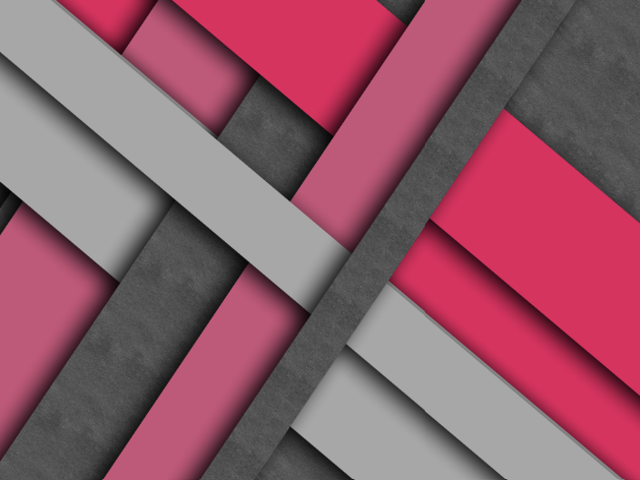
#> input picture fin/abstract_lines.png, 640 x 480 px
$ python task6.py
#> lines starting #> are read from the running program, lines starting #| are printed output that depends on the picture; after the words box and inside, x2 and y2 are one past the last pixel; in counts of white or black regions, pixels touching at a corner belong together
import cv2 as cv
import numpy as np

# 1. Read the image into your program,
img = cv.imread("abstract_lines.png")
#> img is the input picture: shape (480, 640, 3); mean B, G, R 106.6, 91.4, 144.8
img = cv.cvtColor(img, cv.COLOR_BGR2GRAY)
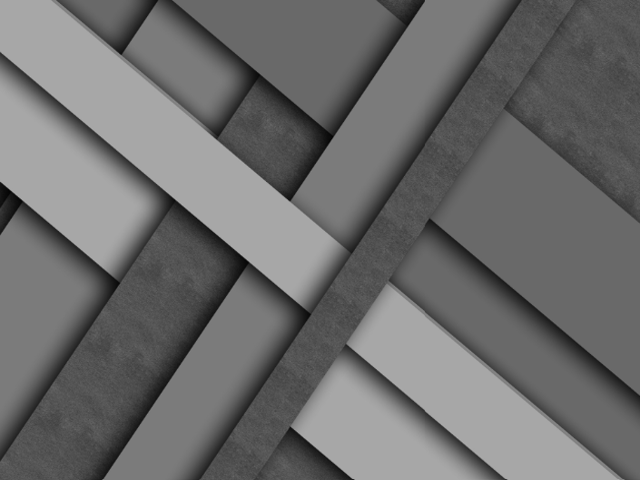
#> img: shape (480, 640); min 3, max 175, mean 109
# 2. apply the Canny edge detector with parameters min=150 and max=500,
edges = cv.Canny(img, 150, 500, apertureSize=3)
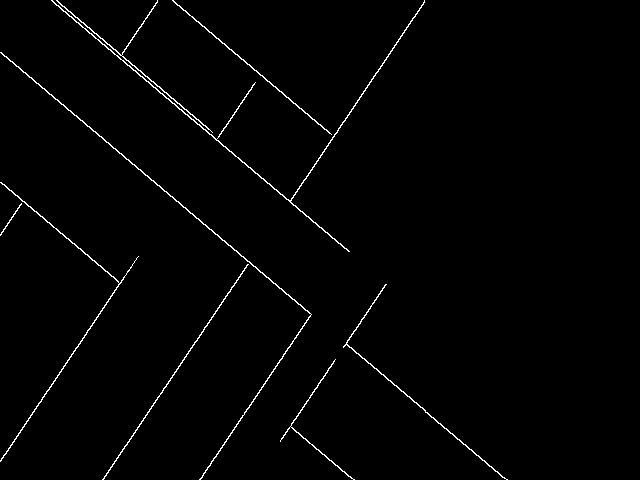
#> edges: shape (480, 640); 1.3% white in thin lines or dots, all inside (x1, y1, x2, y2) = (0, 0, 508, 480)
# 3. apply the HoughLines algorithm with a resolution of 5.0 deg for theta. and a resolution of 3.0 for rho. Set the threshold parameter to 100.
lines = cv.HoughLines(edges, 3.0, np.pi / 180 / 5.0, 100)
#> lines = 97 rows, first 8: [39, 2.27], [-33, 2.27], [42, 2.27], [36, 2.28], [-36, 2.28], [-39, 2.29], [258, 0.593], [354, 0.597]

# Only preserve the line that degree is between 30 and 60
lines = [line for line in lines if 30 < line[0][1] / np.pi * 180 < 60]
#> lines = 36 items, first 6: [[258, 0.593]], [[354, 0.597]], [[351, 0.59]], [[255, 0.583]], [[351, 0.604]], [[432, 0.586]]

# Print the number of lines detected
print(len(lines))
#| 36

# Draw the lines on the image
for line in lines:
    rho, theta = line[0]
    a = np.cos(theta)
    b = np.sin(theta)
    x0 = rho * a
    y0 = rho * b
    x1 = int(x0 + 1000 * -b)
    y1 = int(y0 + 1000 * a)
    x2 = int(x0 - 1000 * -b)
    y2 = int(y0 - 1000 * a)
    cv.line(img, (x1, y1), (x2, y2), (0, 0, 255), 2)
#> this loop made 36 passes
#> (rho, theta, a, b, x0, y0, x1, y1) on passes 1 to 12: (258, 0.593, 0.829, 0.559, 213.9, 144.3, -345, 973), (354, 0.597, 0.827, 0.562, 292.8, 199, -269, 1026), (351, 0.59, 0.831, 0.556, 291.7, 195.3, -264, 1026), (255, 0.583, 0.835, 0.55, 212.9, 140.4, -337, 975), (351, 0.604, 0.823, 0.568, 288.9, 199.3, -278, 1022), (432, 0.586, 0.833, 0.553, 359.8, 239.1, -193, 1071), (261, 0.607, 0.821, 0.571, 214.3, 149, -356, 970), (435, 0.6, 0.825, 0.565, 358.9, 245.8, -206, 1070), (252, 0.576, 0.839, 0.545, 211.3, 137.2, -333, 975), (477, 0.583, 0.835, 0.55, 398.2, 262.6, -152, 1097), (357, 0.611, 0.819, 0.574, 292.4, 204.8, -281, 1023), (348, 0.576, 0.839, 0.545, 291.9, 189.5, -252, 1028)
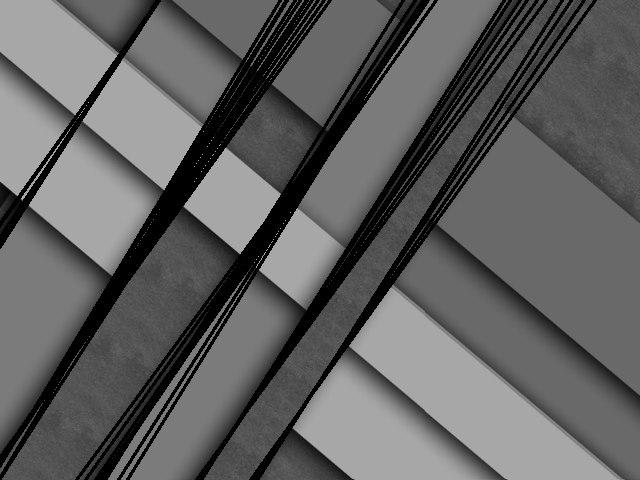
#> img: shape (480, 640); 13.38% of pixels changed, all inside (x1, y1, x2, y2) = (0, 0, 597, 480)

# Show the image
cv.imshow("lines", img)
cv.waitKey(0)
cv.destroyAllWindows()

$ run again, with fin/taiwan2.png copied over fin/abstract_lines.png
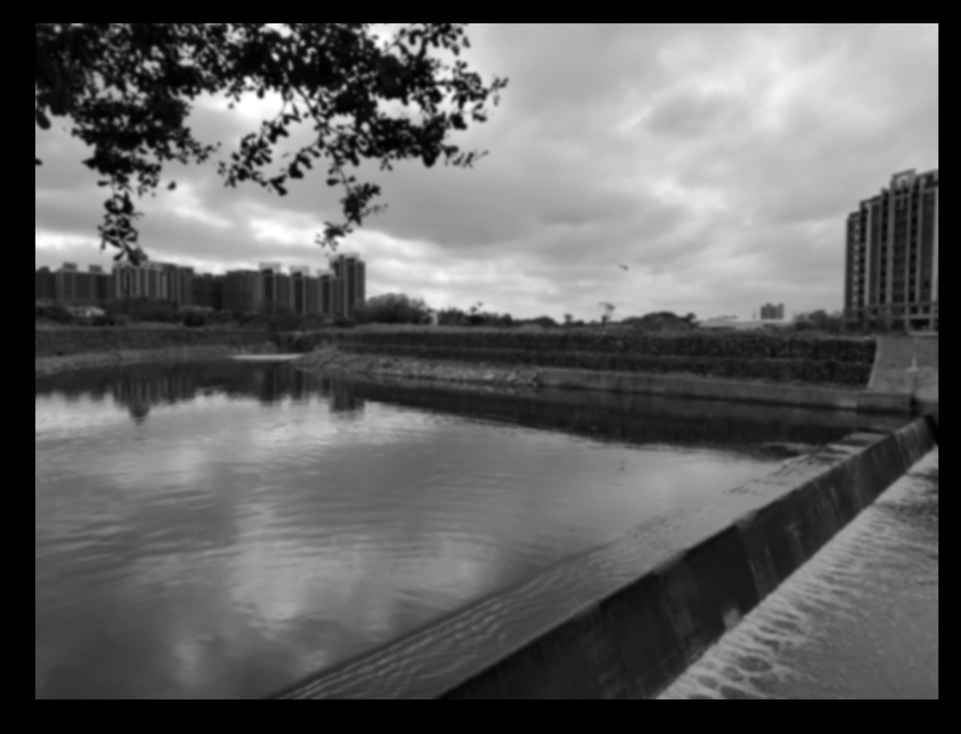
#> input picture fin/taiwan2.png, 961 x 734 px, shrunk from 1282 x 980 before the run
#> img is the input picture: shape (734, 961, 3); min 0, max 255, mean 96.7
#> `edges = cv.Canny(img, 150, 500, apertureSize=3)`:
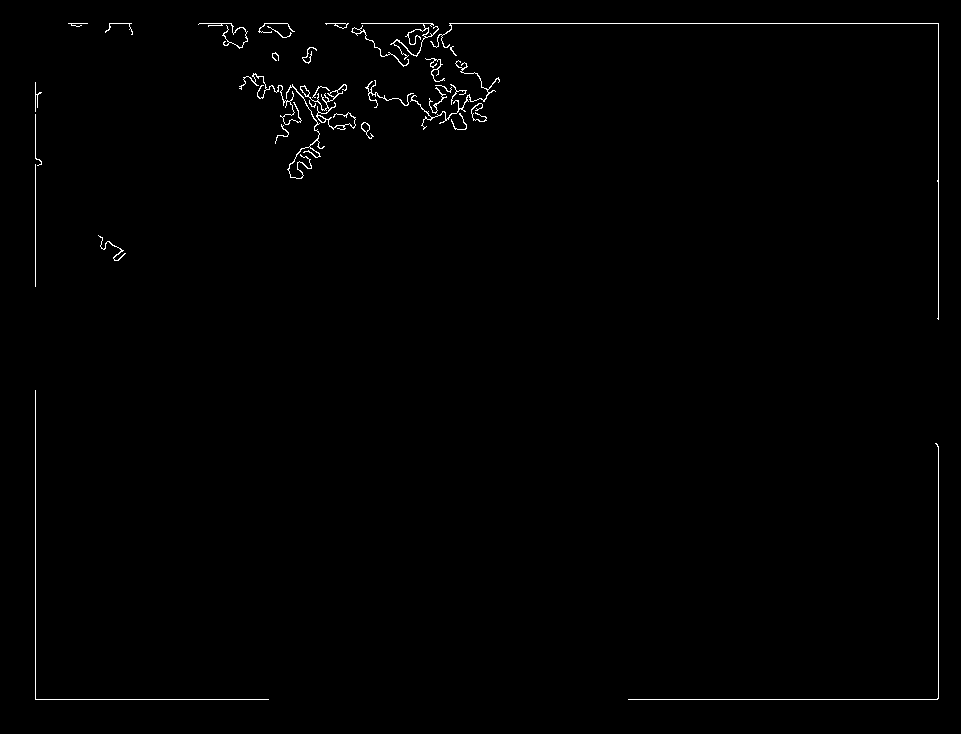
#> edges: shape (734, 961); 0.73% white in thin lines or dots, all inside (x1, y1, x2, y2) = (35, 23, 939, 700)
#> `lines = cv.HoughLines(edges, 3.0, np.pi / 180 / 5.0, 100)`: lines = 499 rows, first 8: [24, 1.57], [21, 1.57], [939, 0.00349], [699, 1.57], [36, 0], [27, 1.56], [-33, 3.14], [-936, 3.14]
#> `lines = [line for line in lines if 30 < line[0][1] / np.pi * 180 < 60]`: lines = 58 items, first 6: [[321, 0.785]], [[264, 0.97]], [[261, 0.981]], [[318, 0.824]], [[276, 0.915]], [[273, 0.929]]
#| 58
#> the loop `for line in lines:` made 58 passes
#> (rho, theta, a, b, x0, y0, x1, y1) on passes 1 to 8: (321, 0.785, 0.707, 0.707, 227, 227, -480, 934), (264, 0.97, 0.565, 0.825, 149.2, 217.8, -675, 782), (261, 0.981, 0.556, 0.831, 145.2, 216.9, -685, 773), (318, 0.824, 0.679, 0.734, 216.1, 233.3, -517, 912), (276, 0.915, 0.61, 0.792, 168.4, 218.7, -623, 828), (273, 0.929, 0.599, 0.801, 163.5, 218.6, -637, 817), (312, 0.866, 0.648, 0.762, 202.2, 237.6, -559, 885), (258, 0.998, 0.542, 0.841, 139.8, 216.9, -700, 758)
#> after the loop `for line in lines:`:
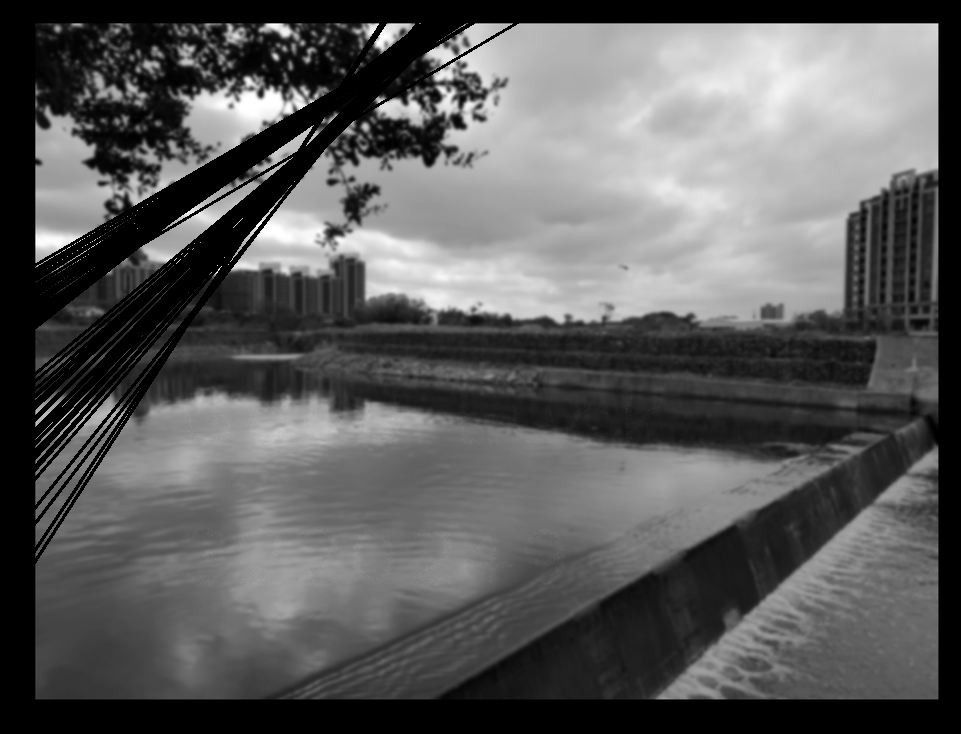
#> img: shape (734, 961); min 0, max 255, mean 90.9
